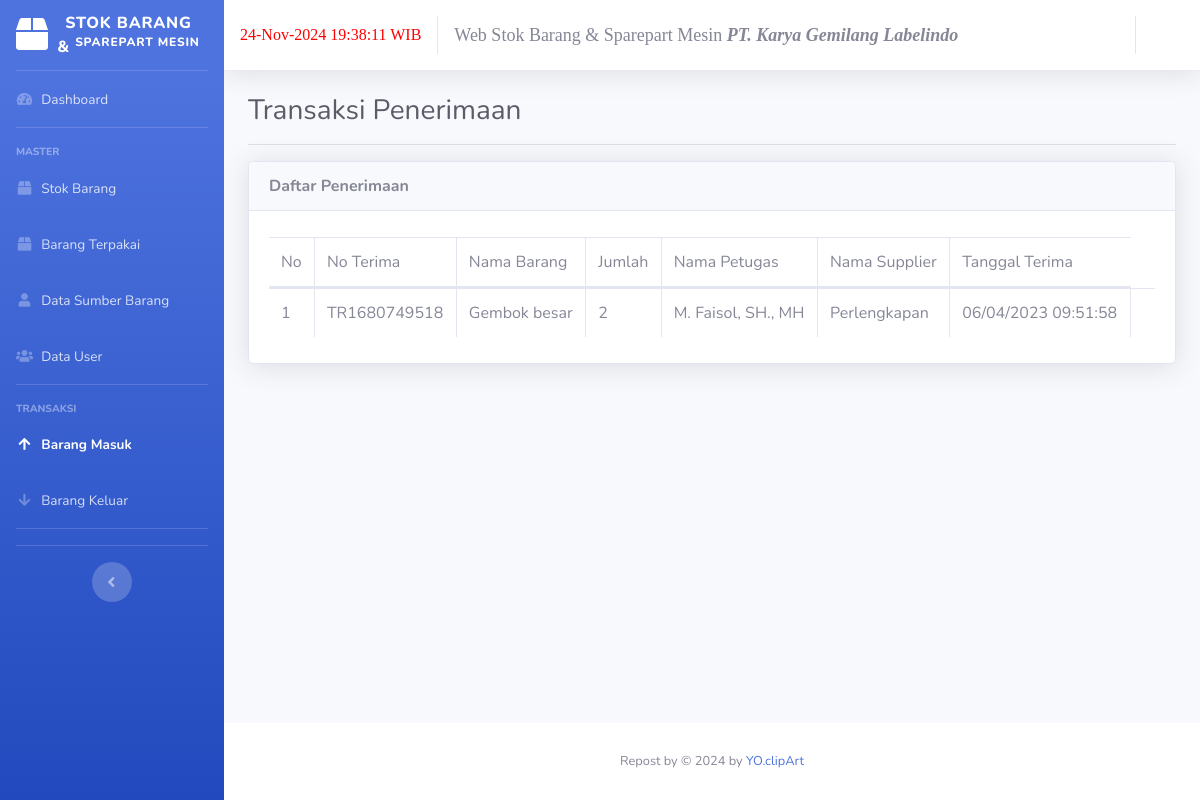
The app's page /index.php/penerimaan with its own data.
### tables this page shows
CREATE TABLE `penerimaan` (
  `id` int(11) NOT NULL,
  `no_terima` varchar(25) DEFAULT NULL,
  `tgl_terima` varchar(25) DEFAULT NULL,
  `jam_terima` varchar(10) DEFAULT NULL,
  `nama_supplier` varchar(80) DEFAULT NULL,
  `nama_petugas` varchar(80) DEFAULT NULL
);

CREATE TABLE `detail_terima` (
  `no_terima` varchar(25) DEFAULT NULL,
  `nama_barang` varchar(80) DEFAULT NULL,
  `jumlah` int(11) DEFAULT NULL,
  `satuan` varchar(20) DEFAULT NULL,
  `keterangan` char(50) NOT NULL
);

### application/controllers/Penerimaan.php (called while the page is built, shortened)
<?php
class Penerimaan extends CI_Controller{
	public function __construct(){
		$this->data['aktif'] = 'penerimaan';
		$this->load->model('M_barang', 'm_barang');
		$this->load->model('M_supplier', 'm_supplier');
		$this->load->model('M_penerimaan', 'm_penerimaan');
		$this->load->model('M_detail_terima', 'm_detail_terima');
	}
	public function index(){
		$this->data['title'] = 'Transaksi Penerimaan';
		$this->data['all_penerimaan'] = $this->m_penerimaan->lihat();
		$this->data['no'] = 1;
		$this->load->view('penerimaan/lihat', $this->data);
	}
}

### index.php (called while the page is built, shortened)
<?php
require_once BASEPATH . 'core/CodeIgniter.php';

### application/models/M_penerimaan.php (called while the page is built, shortened)
<?php
class M_penerimaan extends CI_Model {
	protected $_table = 'penerimaan';
	public function lihat(){
		$this->db->from($this->_table.' as p');
		$this->db->join('detail_terima as dt','p.no_terima=dt.no_terima');
		$query=$this->db->get();
		return $query->result();
	}
}

### application/views/penerimaan/lihat.php (the view, shortened to what this page needs)
<!DOCTYPE html>
<html lang="en">
<head>
</head>
<body id="page-top">
	<div id="wrapper">
		<div id="content-wrapper" class="d-flex flex-column">
			<div id="content" data-url="<?= base_url('penerimaan') ?>">
				<div class="container-fluid">
				<div class="clearfix">
					<div class="float-left">
						<h1 class="h3 m-0 text-gray-800"><?= $title ?></h1>
					</div>
				</div>
				<hr>
				<div class="card shadow">
					<div class="card-header"><strong>Daftar Penerimaan</strong></div>
					<div class="card-body">
						<div class="table-responsive">
							<table class="table table-bordered" id="dataTable" width="100%" cellspacing="0">
								<thead>
									<tr>
										<td>No</td>
										<td>No Terima</td>
										<td>Nama Barang</td>
										<td>Jumlah</td>
										<td>Nama Petugas</td>
										<td>Nama Supplier</td>
										<td>Tanggal Terima</td>
									</tr>
								</thead>
								<tbody>
									<?php foreach ($all_penerimaan as $penerimaan): ?>
										<tr>
											<td><?= $no++ ?></td>
											<td><?= $penerimaan->no_terima ?></td>
											<td><?= $penerimaan->nama_barang ?></td>
											<td><?= $penerimaan->jumlah ?></td>
											<td><?= $penerimaan->nama_petugas ?></td>
											<td><?= $penerimaan->nama_supplier ?></td>
											<td><?= $penerimaan->tgl_terima ?> <?= $penerimaan->jam_terima ?></td>
											<td>
										</tr>
									<?php endforeach ?>
								</tbody>
							</table>
						</div>
					</div>
				</div>
				</div>
			</div>
		</div>
	</div>
</body>
</html>

### records on screen
penerimaan: detail_terima.no_terima "TR1680749518", detail_terima.nama_barang "Gembok besar", detail_terima.jumlah "2", nama_petugas "M. Faisol, SH., MH", nama_supplier "Perlengkapan", tgl_terima "06/04/2023", jam_terima "09:51:58"

### other values on screen
$title "Transaksi Penerimaan"
